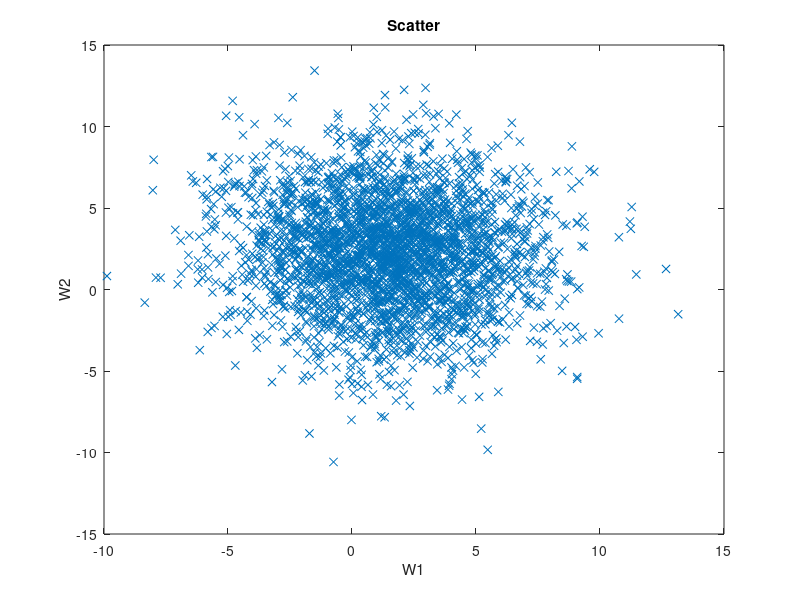
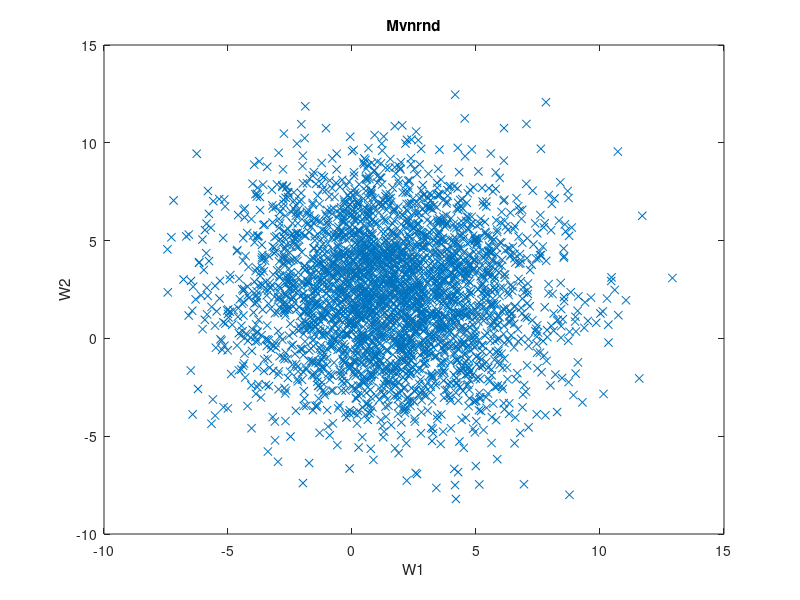
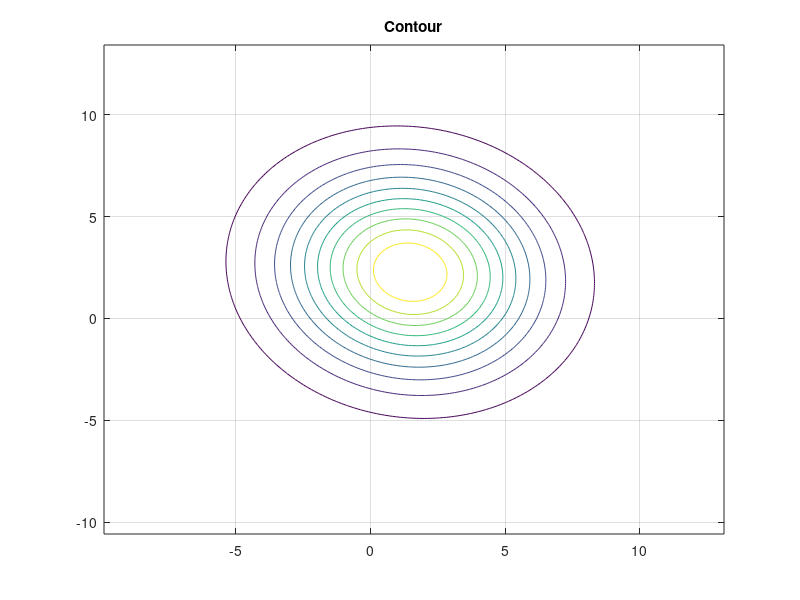
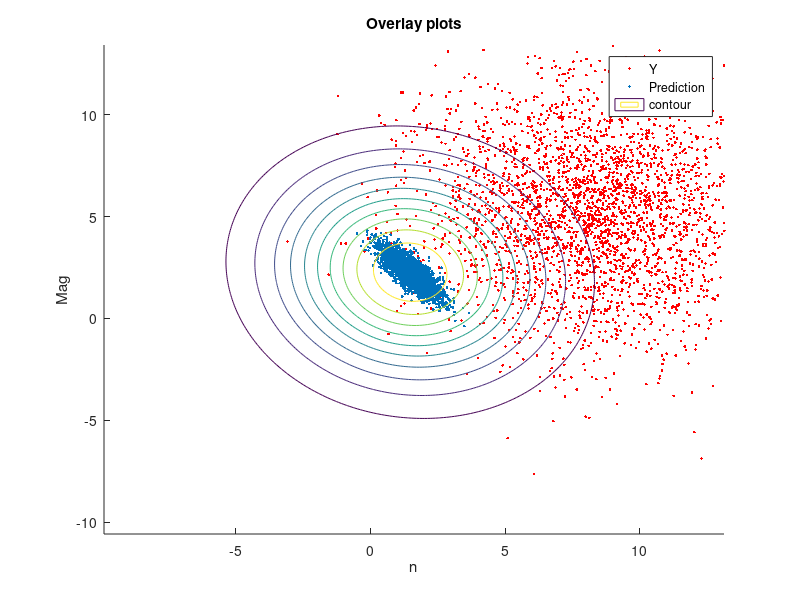

These figures' MATLAB source, in order:
%Written by Kun Zhang
%ID 22701478
%--------------------------------------------------
%reconstruct convariance matrix (3,4,1,2)
clc;clear all;close all;
%assigned variable
A=3;
U=1.478;
V=2.27;
Z=8.741;

%% Question (1)(i)
my_cov=[Z+1 -0.75	0.64    -0.84
        -0.75   Z+2     0.51    0.81
        0.64   0.51    9.25   -1.25
        -0.84  0.81    -1.25   4.75];  %covariance matrix
sym_check=my_cov-my_cov';  %if zero matrix, symmetric
eig(my_cov);    %if all eigenvalues>0, positive definite

%% Question (1)(ii)
my_exp=[U;V;U+3*V;2*U+V];   %expectation vector

% %% Question (2)(i)(ii)
% cov_Y=my_cov(2:end,2:end);  %Cov(Y)
% cov_XY=my_cov(1,2:end); %Cov(X,Y)
% cov_X=my_cov(1,1); %Cov(X)
% exp_X=my_exp(1);
% exp_Y=my_exp(2:end);
% M=cov_XY/cov_Y; %Cov(X,Y)/Cov(Y)
% inov_var=cov_X-M*cov_XY'; %var(X-P(X|Y) Prediction error
% 
% %% Question (2)(iii)
% y=[U+V+A U-2*V U*V+A]'; %y - known Y
% prd=exp_X+M*(y-exp_Y);  %P(X|Y=y)

%% Question (3)(i)
N=3000; %simulation point
cov_X=my_cov(1:2,1:2);  %Cov(X)
cov_Y=my_cov(3:end,3:end);  %Cov(Y)
exp_X=my_exp(1:2);
exp_Y=my_exp(3:end);
cov_XY=my_cov(1:2,3:end)

%% Question (3)(ii)(iii)
[Q D]=eig(cov_X); %spectral decomposition
Z=randn(2,N);   %standard normal Z
X=diag(my_exp(1:2))*ones(2,N)+Q*sqrt(D)*Z; %X=[W1 W2]
W1=X(1,1:end);
W2=X(2,1:end);
wmv=mvnrnd(exp_X,cov_X,3000);    %MVNRND Random vectors from the multivariate normal distribution.

%plots
figure(1)
plot(W1,W2,'x')
title('Scatter');
xlabel('W1');
ylabel('W2');
figure(2)
plot(wmv(:,1),wmv(:,2),'x')
title('Mvnrnd');
xlabel('W1');
ylabel('W2');



%% Question (3)(iv)
xmin=min(W1);
xmax=max(W1);
ymin=min(W2);
ymax=max(W2);
xstep=0.1;
ystep=xstep;
[x,yy]=meshgrid(xmin:xstep:xmax,ymin:ystep:ymax); %construct meshgrid
[nx,ny]=size(x);
z=mvnpdf([x(:) yy(:)],exp_X',cov_X); %multivariate pdf
z=reshape(z,nx,ny);
figure(3)
contour(x,yy,z)  %contourplots
title('Contour');
grid on
%% Question (3)(v)
M=cov_XY/cov_Y; %Cov(X,Y)*Cov(Y)^-1

%% Question (3)(vi)
y=[2*V-U U+V]'; %y - known Y
prd=exp_X+M*(y-exp_Y);  %a=P(X|Y=y)

%% Question (3)(vii)
inov_var=cov_X-M*cov_XY'; %K=var(X-P(X|Y) Prediction error
inov_exp=sqrt(inov_var); %a=E(X-P(X|Y)

%% Question (3)(viii)
[QY DY]=eig(cov_Y); %spectral decomposition
ZY=randn(2,N);

PX_Y=diag(exp_X)*ones(2,N)+M*Q*sqrt(D)*Z;
Y=diag(exp_Y)*ones(2,N)+Q*sqrt(D)*Z;
%% Question (3)(ix)
figure(4)
hold on
plot(Y(1,:),Y(2,:),'r.')
plot(PX_Y(1,:),PX_Y(2,:),'.')
contour(x,yy,z) 
title('Overlay plots');
xlabel('n');
ylabel('Mag');
legend('Y','Prediction','contour');




